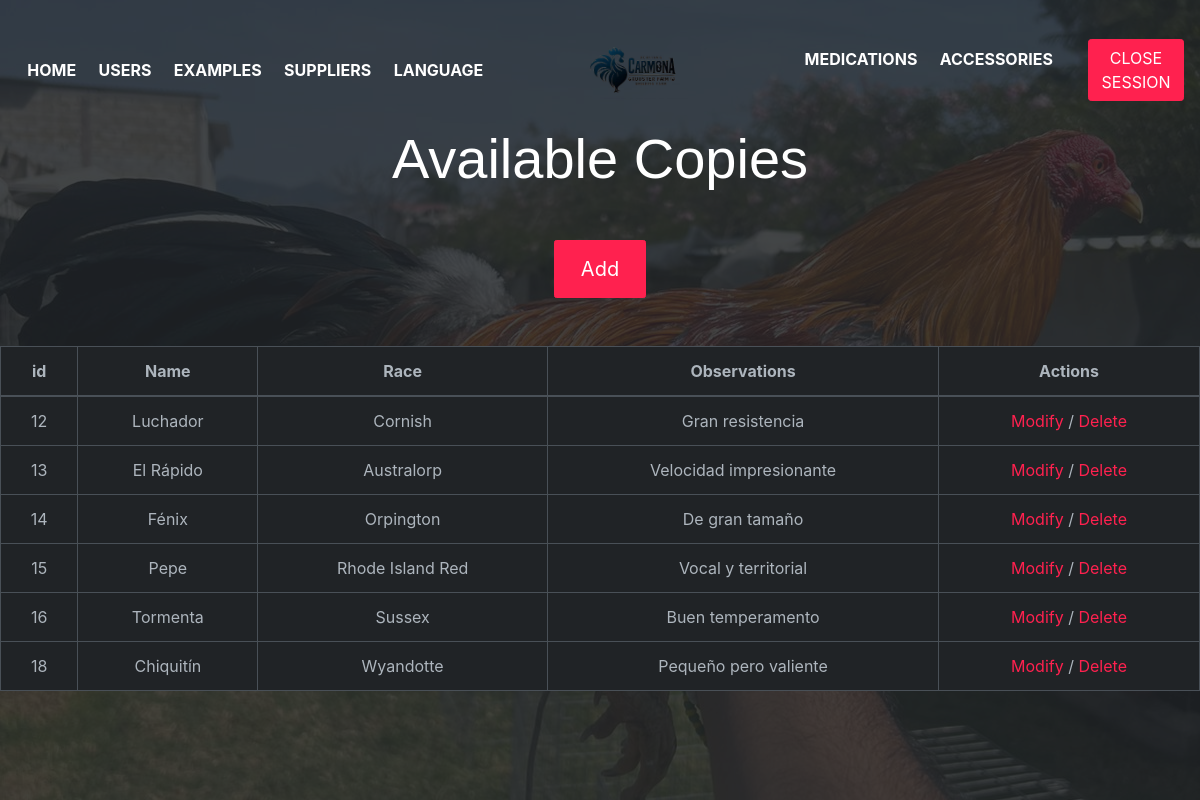
Page /adm_gallo-In.php (signed in) on the committed database.
### tables this page shows
CREATE TABLE IF NOT EXISTS `gallos3` (
  `id_gallo` int NOT NULL AUTO_INCREMENT,
  `nombre` varchar(50) NOT NULL,
  `raza` varchar(50) NOT NULL,
  `observaciones` varchar(50) NOT NULL,
  PRIMARY KEY (`id_gallo`)
);

### php/conexion.php (called while the page is built, shortened)
<?php
function db_query($query) {
    $db_host = 'localhost';
    $db_user = 'root';
    $db_password = 'sistemas';
    $db_name = 'iniciosesion';
    $db_port = '3306';
    $connection =mysqli_connect($db_host,$db_user,$db_password,$db_name,$db_port);
    $result = mysqli_query($connection,$query);
    return $result;
}
function select($tbl_name){
    $sql = "SELECT * FROM $tbl_name";
    $db=db_query($sql);
    return $db;
}
?>

### adm_gallo-In.php (the view, shortened to what this page needs)
<!DOCTYPE html>
<html lang="en">
<head>
    <link rel="stylesheet" href="https://cdnjs.cloudflare.com/ajax/libs/font-awesome/6.3.0/css/all.min.css"
 />
    <link rel="stylesheet" href="vendors/themify-icons/css/themify-icons.css">
    <link rel="stylesheet" href="vendors/animate/animate.css">
	<link rel="stylesheet" href="css/foodhut.css">
    <link rel="stylesheet" href="css/estylos_menu.css">
    <?php include("php/conexion.php"); ?>
</head>
<body data-spy="scroll" data-target=".navbar" data-offset="40" id="home">
    <nav class="custom-navbar navbar navbar-expand-lg navbar-dark fixed-top" data-spy="affix" data-offset-top="10">
        <div class="collapse navbar-collapse" id="navbarSupportedContent">
            <ul class="navbar-nav">
                <li class="nav-item">
                    <a class="nav-link" href="admin_index-In.php">HOME</a>
                </li>
                <li class="nav-item">
                    <a class="nav-link" href="adm_usuario-In.php">USERS</a>
                </li>
                <li class="nav-item">
                    <a class="nav-link" href="adm_gallo-In.php">EXAMPLES</a>
                </li>
                <li class="nav-item">
                    <a class="nav-link" href="adm_proveedor-In.php">SUPPLIERS</a>
                </li>
                <li class="nav-item">
                    <a class="nav-link" href="adm_gallo.php">LANGUAGE</a>
                </li>
            </ul>
            <a class="navbar-brand m-auto" href="#">
                <img src="imgs/logos.png" class="brand-img" alt="">
            </a>
            <ul class="navbar-nav">
                <li class="nav-item">
                    <a class="nav-link" href="#blog"><span class="sr-only">(current)</span></a>
                </li>
                <li class="nav-item">
                    <a class="nav-link" href="#testmonial">MEDICATIONS</a>
                </li>
                <li class="nav-item">
                    <a class="nav-link" href="#contact">ACCESSORIES</a>
                </li>
                <li class="nav-item">
                    <a href="logout-In.php" class="btn btn-primary ml-xl-4">CLOSE SESSION</a>
                </li>
            </ul>
        </div>
    </nav>
    <header id="home" class="header">
        <div class="overlay text-white text-center">
        <h2 class="display-4 mb-5"> Available Copies</h2>
            <a href="adm_gallo_registrar-In.php" class="btn btn-lg btn-primary" href="#gallary">Add</a>
            <div id="about" class="container-fluid wow fadeIn" id="about"data-wow-duration="1.5s">
        <div class="row">
             <?php
            $result = select("gallos3");
            ?>
      <table class="table table-bordered">
         <thead>
            <tr>
               <th scope="col">id</th>
               <th scope="col">Name</th>
               <th scope="col">Race</th>
               <th scope="col">Observations</th>
               <th scope="col">Actions</th>
            </tr>
         </thead>
         <?php
          if (mysqli_num_rows($result) > 0) {
            while ($row = mysqli_fetch_object($result)) {
                      ?>
              <tr>
                <td><?php echo $row->id_gallo; ?></td>
                <td><?php echo $row->nombre; ?></td>
                <td><?php echo $row->raza; ?></td>
                <td><?php echo $row->observaciones; ?></td>
                <td>
                  <a href="adm_gallo_modificar-In.php?id=<?php echo $row->id_gallo; ?>" class="button">Modify</a> /
                  <a href="adm_gallo_eliminar-In.php?id=<?php echo $row->id_gallo; ?>" onclick="return confirmarEliminacion()" class="buttonDelete">Delete</a>
                </td>
              </tr>
           <?php
            }
          } else {
            echo "no hay ningun registro";
          }
          ?>
         </table>
         </div>
</div>
    </header>
</body>
</html>

### rows in the picture
gallos3: id_gallo "12", nombre "Luchador", raza "Cornish", observaciones "Gran resistencia"
gallos3: id_gallo "13", nombre "El Rápido", raza "Australorp", observaciones "Velocidad impresionante"
gallos3: id_gallo "14", nombre "Fénix", raza "Orpington", observaciones "De gran tamaño"
gallos3: id_gallo "15", nombre "Pepe", raza "Rhode Island Red", observaciones "Vocal y territorial"
gallos3: id_gallo "16", nombre "Tormenta", raza "Sussex", observaciones "Buen temperamento"
gallos3: id_gallo "18", nombre "Chiquitín", raza "Wyandotte", observaciones "Pequeño pero valiente"
